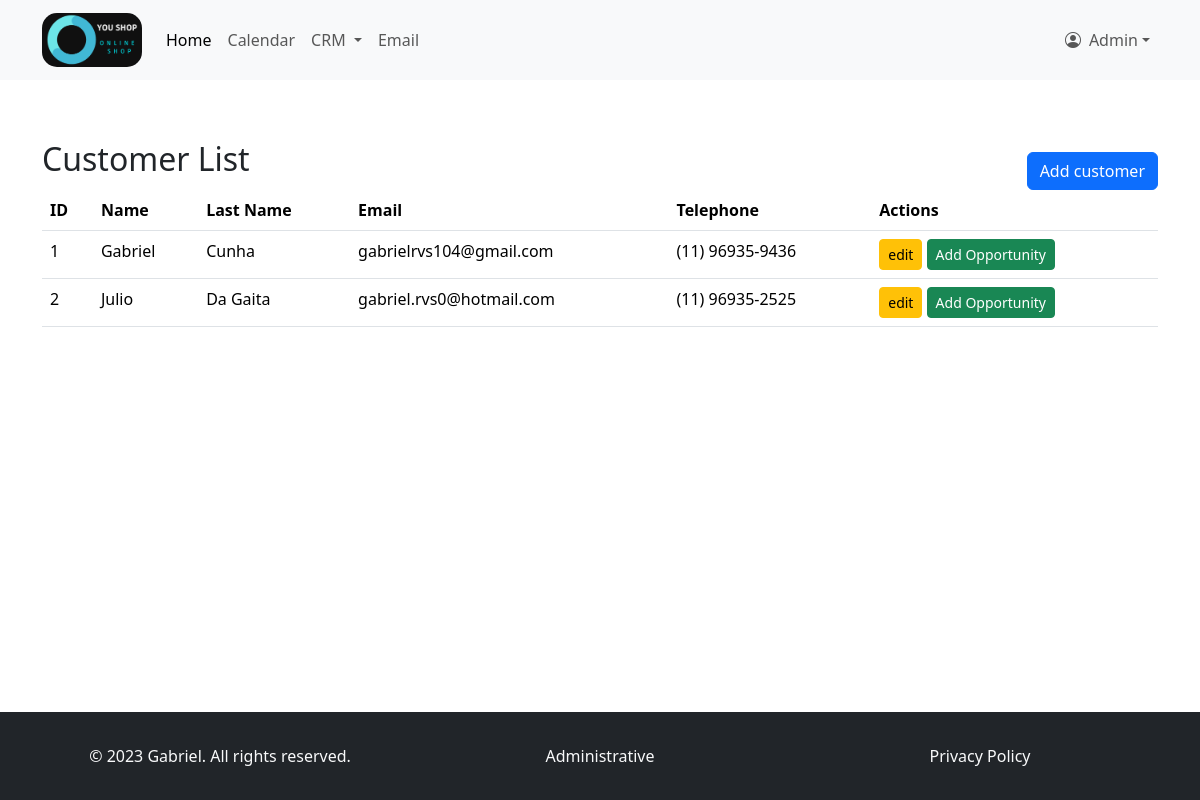
/crm/customer-list/ (signed in), run on the app's committed database.
### crm/models.py (models this page shows, shortened)
class Customer(models.Model):
    first_name = models.CharField(max_length=255)
    last_name = models.CharField(max_length=255)
    email = models.EmailField()
    phone = models.CharField(max_length=15)

### crm/views.py (the view)
# urls.py: path('customer-list/', views.customer_list, name='customer_list'),
@login_required
def customer_list(request):
    customers = Customer.objects.all()
    return render(request, 'customer_list.html', {'customers': customers})

### templates/customer_list.html (shortened to what this page needs)
{% extends 'index.html' %}
{% block content %}
    <div class="container mt-5">
        <div class="d-flex justify-content-between align-items-center">
        <h2>Customer List</h2>
        <a href="{% url 'add_customer' %}" class="btn btn-primary mt-3">Add customer</a>
        </div>
        <table class="table">
            <thead>
                <tr>
                    <th>ID</th>
                    <th>Name</th>
                    <th>Last Name</th>
                    <th>Email</th>
                    <th>Telephone</th>
                    <th>Actions</th>
                </tr>
            </thead>
            <tbody>
                {% for customer in customers %}
                    <tr>
                        <td>{{ customer.id }}</td>
                        <td>{{ customer.first_name }}</td>
                        <td>{{ customer.last_name }}</td>
                        <td>{{ customer.email }}</td>
                        <td>{{ customer.phone }}</td>
                        <td>
                            <a href="{% url 'edit_customer' customer.id %}" class="btn btn-warning btn-sm">edit</a>
                            <a href="{% url 'add_opportunity' customer.id %}" class="btn btn-success btn-sm">Add Opportunity</a>
                        </td>
                    </tr>
                {% endfor %}
            </tbody>
        </table>
    </div>
{% endblock %}

### templates/index.html (shortened to what this page needs)
{% load static %}
<!DOCTYPE html>
<html class="h-100" lang="pt-br">
<head>
        <link rel="stylesheet" href="{% static 'css/style.css' %}">
        <link rel="stylesheet" href="{% static 'css/bootstrap.min.css' %}">
        <link rel="stylesheet" href="{% static 'css/bootstrap-icons.min.css' %}">
        <link href="https://cdn.jsdelivr.net/npm/bootstrap@5.3.2/dist/css/bootstrap.min.css" rel="stylesheet">
</head>
<body class="d-flex flex-column h-100">
        {% block nav %}
          <nav class="navbar navbar-expand-lg bg-body-tertiary">
            <div class="container">
                <a class="navbar-brand" href="{% url 'home' %}"><img class="logo-navbar" src="{% static 'image/logo_dark_h.png' %}"></a>
                {% block nav-cont %}
                    {% if user.is_authenticated %}
                        <div class="collapse navbar-collapse" id="navbarSupportedContent">
                          <ul class="navbar-nav me-auto mb-2 mb-lg-0">
                            <li class="nav-item">
                              <a class="nav-link active" aria-current="page" href="#">Home</a>
                            </li>
                            <li class="nav-item">
                              <a class="nav-link" href="#">Calendar</a>
                            </li>
                            <li class="nav-item dropdown">
                              <a class="nav-link dropdown-toggle" href="#" role="button" data-bs-toggle="dropdown" aria-expanded="false">
                                CRM
                              </a>
                            </li>
                            <li class="nav-item">
                              <a class="nav-link" href="#">Email</a>
                            </li>
                          </ul>
                        <ul class="navbar-nav">
                            <li class="nav-item dropdown">
                              <a class="nav-link dropdown-toggle d-flex align-items-center" href="#" id="navbarDropdownMenuUser" role="button" data-bs-toggle="dropdown" aria-haspopup="true" aria-expanded="false">
                                  <i class="bi-person-circle m-2" aria-hidden="true"></i>
                                  {% if user.is_authenticated %}
                                    <spam id="username">{{ user.username }}</spam>
                                  {% else %}
                                      <spam id="username">User</spam>
                                  {% endif %}
                              </a>
                            </li>
                        </ul>
                        </div>
                    {% endif %}
                {% endblock %}
            </div>
          </nav>
        {% endblock %}
        <div class="container-fluid p-2">
        {% block content %}{% endblock %}
        </div>
        {% block footer %}
            <footer class="footer mt-auto py-3 bg-dark text-muted bg-light p-3">
                <div class="container">
                    <div class="row py-3">
                        <div class="col-12 col-md-4 text-center text-light text-md-left">
                            &copy; 2023 Gabriel. All rights reserved.
                        </div>
                        <div class="col-12 col-md-4 text-center text-light">
                            Administrative
                        </div>
                        <div class="col-12 col-md-4 text-center text-md-right">
                            <a href="#" class="text-decoration-none text-light">Privacy Policy </a>
                        </div>
                    </div>
                </div>
            </footer>
        {% endblock %}
</body>
</html>

### static/css/style.css (style rules this page uses)
.logo-navbar { width: 100px; border-radius: 15px; }

### data on the page
Customer: id "1", first_name "Gabriel", last_name "Cunha", email "gabrielrvs104@gmail.com", phone "(11) 96935-9436"
Customer: id "2", first_name "Julio", last_name "Da Gaita", email "gabriel.rvs0@hotmail.com", phone "(11) 96935-2525"

### other printed values
{{ user.username }} "Admin"
